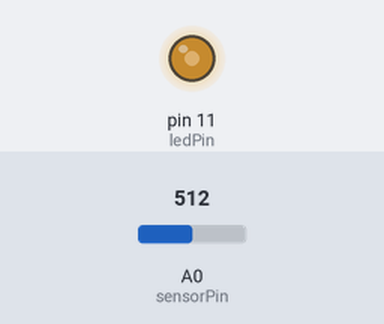
This sketch was run on a simulated Arduino Uno, built with avr-gcc and run on an emulated ATmega328P. On the bench: output pins drawn as LEDs (lit = HIGH). The test bench sets the inputs (shaded band); at power-on: A0 (sensorPin) = 512.

Above: at 1.8 s.
1.9 s: A0 (sensorPin) set to 306
At 2.8 s:
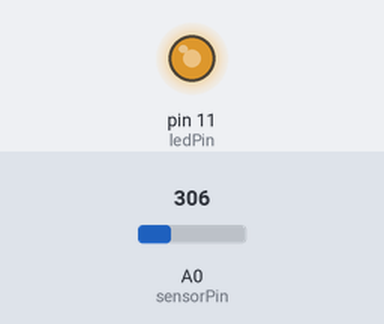
3.5 s: A0 (sensorPin) set to 122
At 4.4 s:
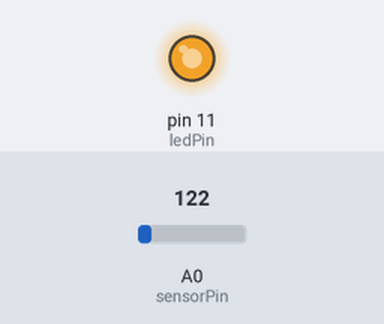
5.5 s: A0 (sensorPin) set to 900
At 7.1 s:
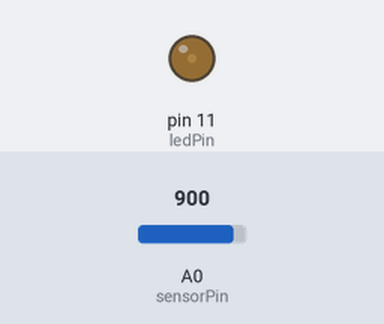
7.5 s: A0 (sensorPin) set to 1023
At 8.6 s:
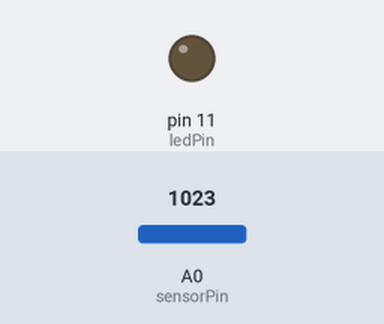
9.5 s: A0 (sensorPin) set to 511
At 11.4 s:
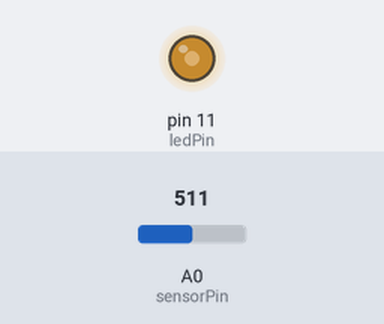
Timing chart, 0 to 12.5 s (numbered marks = the images above; inputs shaded):
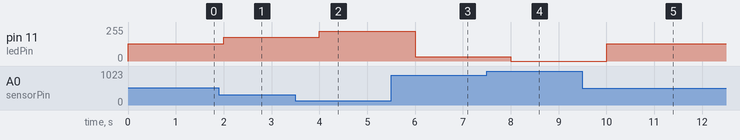

Measured:
- after the input at 1.9 s, pin 11 (ledPin): 128/255 → 179/255 after 0.10 s
- after the input at 3.5 s, pin 11 (ledPin): 179/255 → 225/255 after 0.50 s
- after the input at 5.5 s, pin 11 (ledPin): 225/255 → 31/255 after 0.50 s
- after the input at 7.5 s, pin 11 (ledPin): 31/255 → 0/255 after 0.50 s
- after the input at 9.5 s, pin 11 (ledPin): 0/255 → 128/255 after 0.50 s

The sketch:

moistureMeasure.ino
```cpp
// Moisture Sensor Arduino Code

#define ledPin 11
#define sensorPin A0

void setup() {
  Serial.begin(9600);
  pinMode(ledPin, OUTPUT);
}


int readSensor() {
  int sensorValue = analogRead(sensorPin);
  return sensorValue;
}

void loop() {
int currentSensorValue = readSensor();
  if (currentSensorValue < 1023) { // currentSensorValue < 102
    int outputValue = map(currentSensorValue, 0, 1023, 255, 0); // currentSensorValue < 102
    analogWrite(ledPin, outputValue);
  } else {
    analogWrite(ledPin, 0);
  }
  delay(1000);
}
```
